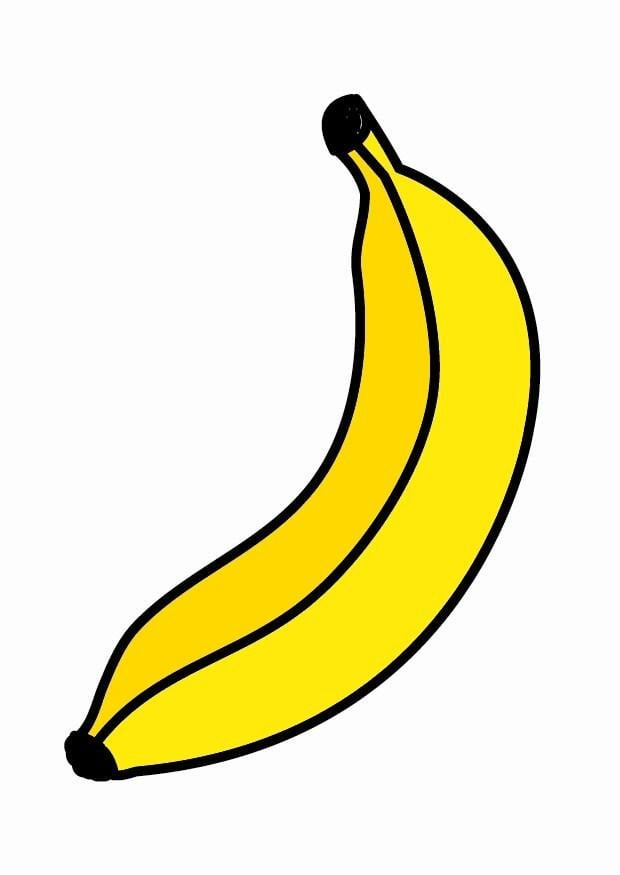
#> input picture python/image.jpg, 620 x 875 px
$ python main.py
#> lines starting #> are read from the running program, lines starting #| are printed output that depends on the picture

import cv2
import numpy as np


img = cv2.imread("image.jpg")
#> img is the input picture: shape (875, 620, 3); mean B, G, R 194.2, 235.2, 240.3
img = cv2.cvtColor(img, cv2.COLOR_BGR2GRAY)
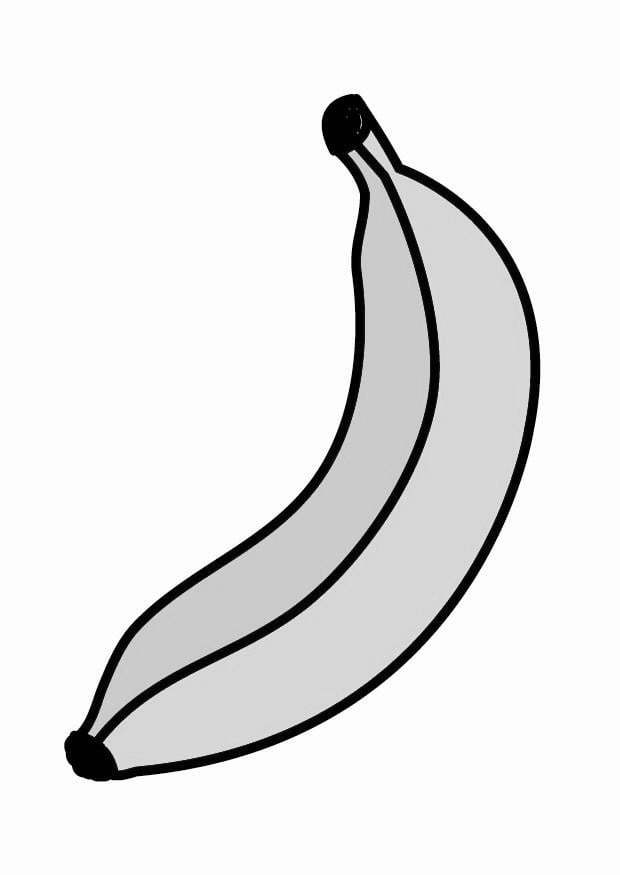
#> img: shape (875, 620); min 0, max 255, mean 232
# img = cv2.resize(img, (1024, 1024))

newx = cv2.filter2D(img, -1, np.array([[-1, 0, 1], [-2, 0, 2], [-1, 0, 1]]))
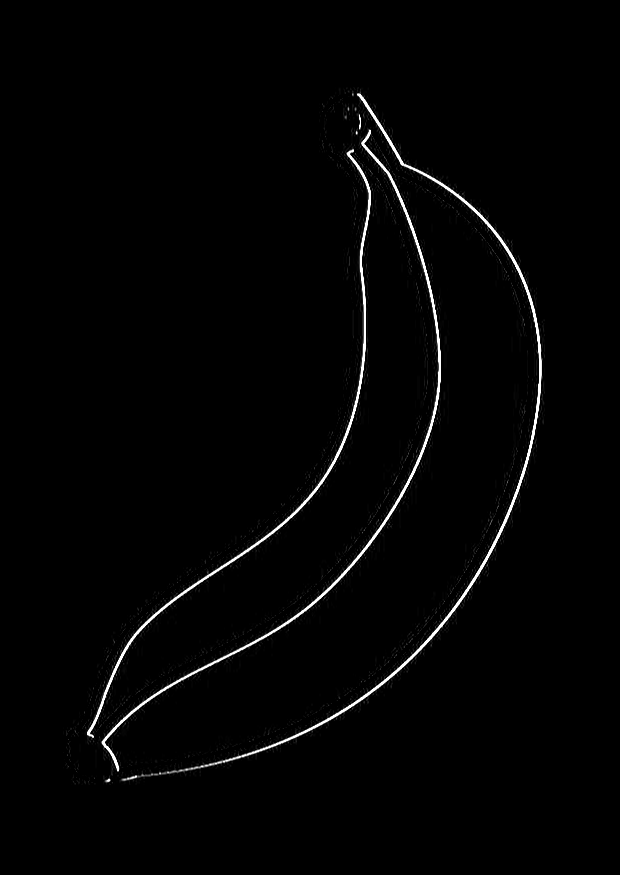
#> newx: shape (875, 620); min 0, max 255, mean 3.8
newy = cv2.filter2D(img, -1, np.array([[1, 2, 1], [0, 0, 0], [-1, -2, -1]]))
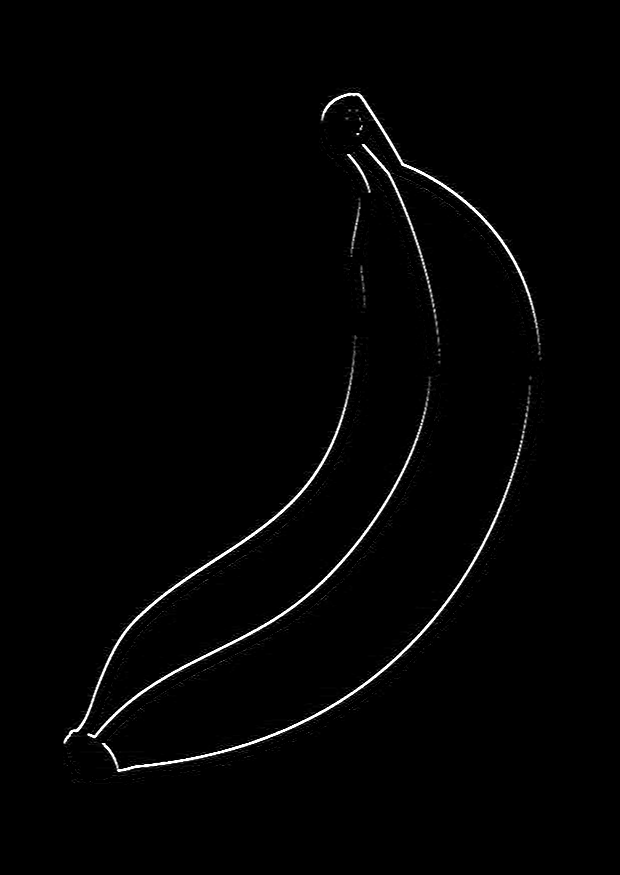
#> newy: shape (875, 620); min 0, max 255, mean 3.3

cv2.imshow('d', img)
cv2.imshow('nx', newx)
cv2.imshow('ny', newy)

cv2.waitKey()
cv2.destroyAllWindows()

print(img.shape)
#| (875, 620)
print(newx.shape)
#| (875, 620)
pxs = np.reshape(img, (-1))
print(pxs.shape)
#| (542500,)

with open("pixels.txt", 'wt') as f:
    for px in pxs:
        f.writelines(str(px)+'\n')
f.close()
